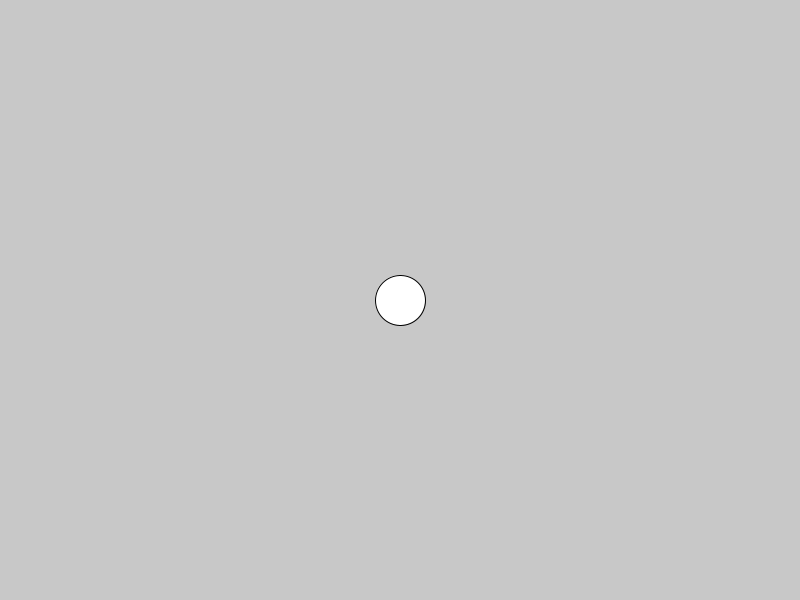
Frame 1 (no input)
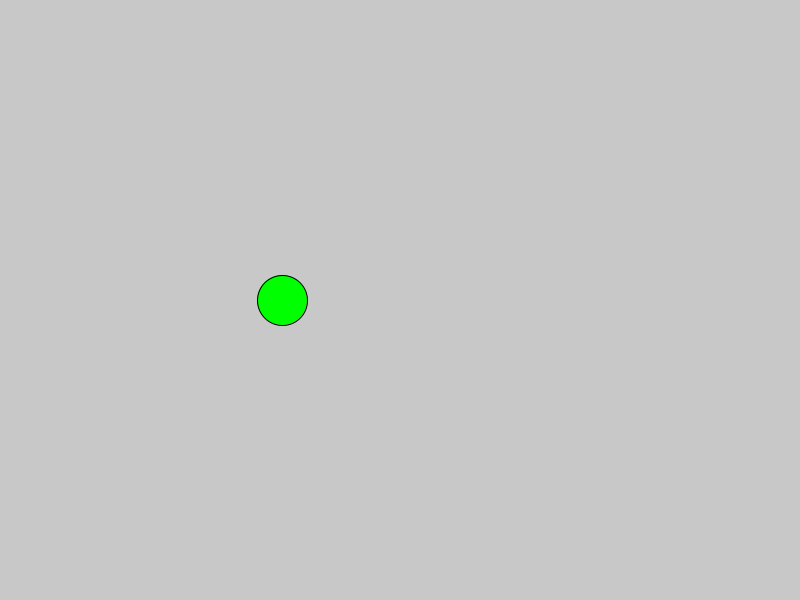
Frame 60 (the mouse pressed at the canvas centre just before this capture)
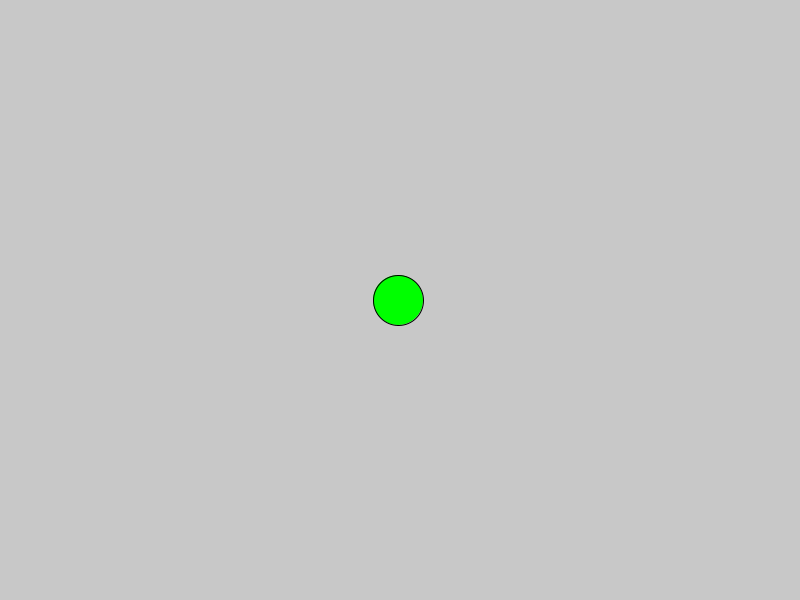
Frame 120 (the mouse held since frame 60 and released just before this capture)

The Processing sketch that drew these frames (run headless with seeded random() and noise(); from frame 60 on, the mouse is pressed at the canvas centre):

// Processing sketch: Guider
// ── Guider.pde
/*
  Name: Guider
  Author: Rodrick Moore
  Date: 10/2/19
  Description: An circle starts at the center of the screen.  
  It only moves along its horizontal axis.  If the mouse is to the 
  left of the circle the circle moves towards the left.  If the Mouse is 
  on the right the circle moves right.  The ellipse should never leave the 
  screen and should only move at a maximum of 5 pixels per step.  If the
  mouse is on the upper half of the screen the ellipse should be green 
  otherwise it should be yellow.
*/
float circleX;

void setup()
{
  size(800,600);
  circleX = width/2;
}

void draw()
{
  background(200);
  ellipse(circleX,height/2,50,50);
  
    
  if(mouseY <= height/2)
  {
    fill(0,255,0);
  }
  else
  {
    fill(#F2FF3E);
  }
  
  if(circleX <= 0)
  {
    circleX = 0;
  }
  
  if(circleX >= width)
  {
    circleX = width;
  }
  
  if(mouseX <= circleX)
  {
    circleX = circleX - 2;
  }
  
  if(mouseX >= circleX)
  {
    circleX = circleX + 2;  
  }

  
}
